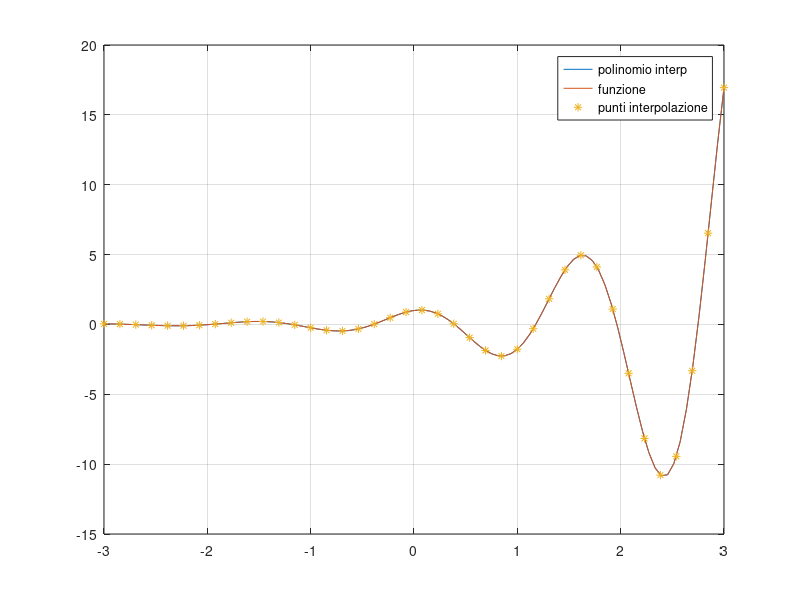
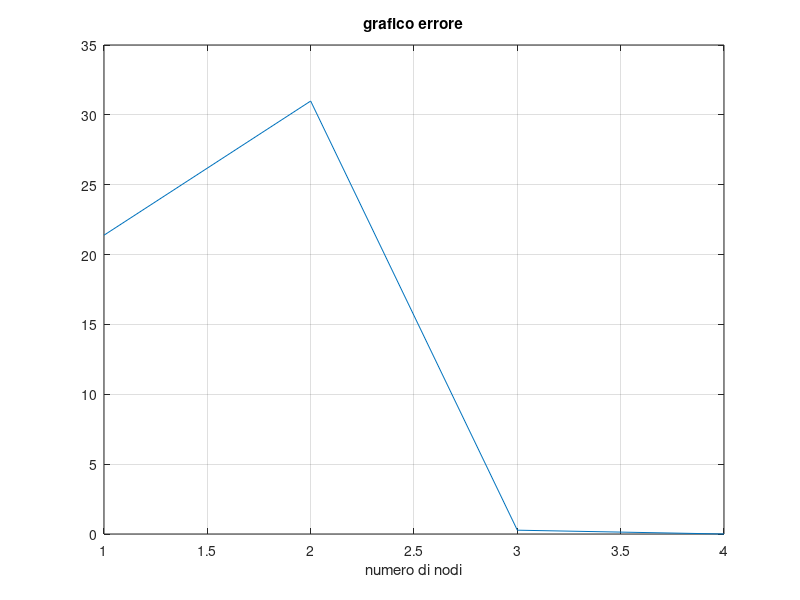

Here is the MATLAB script that generated these plots, in order:
clear
clc
close all

a=-3;
b=3;
k=0;
for n=[5,10,20,40]
    k=k+1;
    %n=5; %numero di nodi
    
    f = @(x) exp(x).*cos(4*x); %@(x) abs(x-1); %
    
    g = linspace(a,b,n); %nodi di interpolazione
    g1 = linspace(a,b); %griglia per la valutazione dell'errore
    ys = f(g);
    
    van = vander(g); %matrice di Vandermonde
    coeff = van\ys'; %coefficienti polinomio interpolazione
    
    y_interp = polyval(coeff, g1);
    y_corr = f(g1);
    
    err(k) = norm(y_interp - y_corr, "inf"); %errore
    %disp(err)
end

plot(g1, polyval(coeff, g1));
hold on;
plot(g1, f(g1));
hold on;
plot(g, ys, "*");
legend('polinomio interp','funzione','punti interpolazione')
grid on

figure
plot([1:k],err)
title('grafico errore')
xlabel('numero di nodi')
grid on
